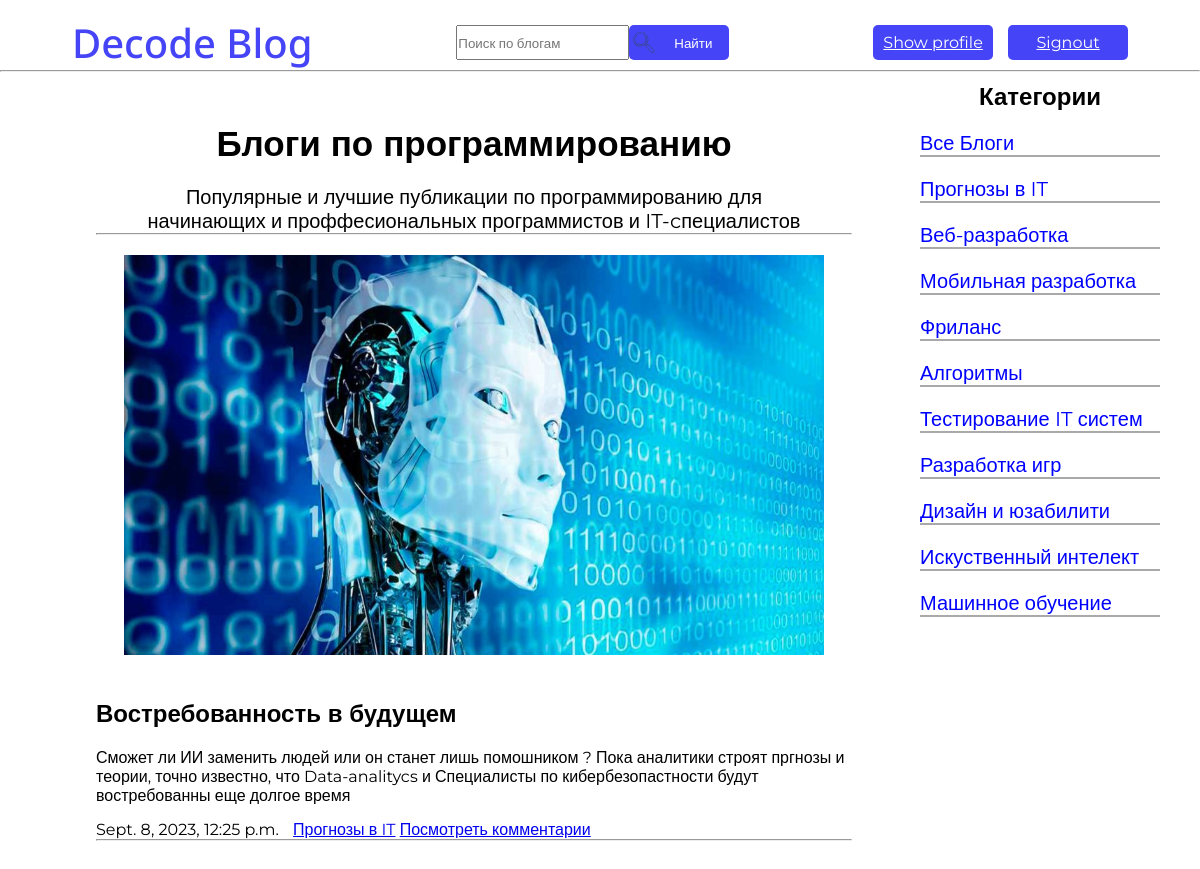
Page /blogs/blogs/1/ on the committed database.
### decode_blogs/models.py (models this page shows, shortened)
class Blog(models.Model):
    name = models.CharField(max_length=50)
    category = models.ForeignKey(Category, on_delete=models.CASCADE, null=True)
    image = models.ImageField(blank=True, upload_to=uniq_name_upload)
    description = models.TextField()
    date = models.DateTimeField(default=datetime.datetime.today())
    class Meta:
        verbose_name = 'Blog'
        verbose_name_plural = 'Blogs'

class Category(models.Model):
    name = models.CharField(max_length=50)
    class Meta:
        verbose_name = 'Category'
        verbose_name_plural = 'Categories'
    def __str__(self) -> str:
        return self.name

### decode_blogs/views.py (the view)
# urls.py: path('blogs/<int:category_id>/', views.site_category, name='category'),
def site_category(request, category_id):
    blogs = Blog.objects.filter(category_id=category_id)
    categories = Category.objects.all()
    data = {
        'blogs':blogs,
        'categories':categories,
        'menu':menu,
        'title':'Статьи',
        'category_id':category_id
    }
    return render(request, 'decode_blogs/Home.html', context=data)

### decode_blogs/templates/decode_blogs/Home.html (shortened to what this page needs)
{% load static %}
<!DOCTYPE html>
<html lang="en">
<head>
    <link rel="stylesheet" href="{% static 'decode_blogs/css/header.css' %}">
    <link rel="stylesheet" href="{% static 'decode_blogs/css/Home.css' %}">
</head>
<body>
    <header>
        <h1>Decode Blog</h1>
        <div class="header-div-1">
            <input type="search" placeholder="Поиск по блогам">
            <button id="button-find">
                <img src="{% static 'decode_blogs/images/search_icon.svg' %}" alt="" id="search_icon">
                Найти
            </button>
        </div>
        <div class="header-div-2">
            <a href="{% url 'decode_authe:profile' %}" class="button-reg">Show profile</a>
            <a href="{% url 'decode_authe:signout' %}" class="button-reg">Signout</a>
        </div>
    </header>
    <hr id="hr-line">
    <section class="main">
        <div class="blogs">
            <h2 id="h2-blog">Блоги по программированию </h2>
            <p id="h2-p">Популярные и лучшие публикации по программированию  для <br>начинающих и проффесиональных программистов и IT-cпециалистов</p>
            <hr>
            <div class="comments">
                {% for b in blogs %}
                <div class="main-info">
                    {% if b.image %}
                    <img src="{{ b.image.url }}" alt="comment-img" class="comment-img">
                    {% endif %}
                </div>
                <h2 id="blog-name">{{ b.name }}</h2>
                    <p id="description">{{ b.description }}</p>
                    <time id="blog-date">{{ b.date }}</time>
                    <a href="{% url 'decode_blogs:category' b.id %}" id="blog-category">{{ b.category }}</a>
                    <a href="{% url 'decode_blogs:comments-review' comment_id=b.id %}">Посмотреть комментарии</a>
                    <hr>
                    {% endfor %}
            </div>
            <div class="categories">
                <h2 id="categories-name">Категории</h2>
                {% if category_id == 0 %}
                    <a href="{% url 'decode_blogs:home' %}" class="selected-ctgr">Все товары</a>
                {% else %}
                    <a href="{% url 'decode_blogs:home' %}">Все Блоги</a>
                {% endif %}
                {% for ctgr in categories %}
                    {% if category_id == ctgr.id %}
                        <a href="{% url 'decode_blogs:category' ctgr.id %}" class="selected-ctgr">{{ctgr.name}}</a>
                    {% else %}
                        <a href="{% url 'decode_blogs:category' ctgr.id %}">{{ctgr.name}}</a>
                    {% endif %}
                {% endfor %}
            </div>
        </div>
    </section>
</body>
</html>

### decode_blogs/static/decode_blogs/css/Header.css (style rules this page uses)
* { margin: 0px; padding: 0px; }
header { display: flex; align-items: center; justify-content: space-around; margin-top: 15px; }
header h1 { color: rgb(69, 69, 247); font-weight: 500; font-size: 40px; font-family: 'Noto Sans', sans-serif; }
.header-div-1 { display: flex; height: 35px; }
#button-find { display: flex; align-items: center; width: 100px; height: 35px; border: rgb(69, 69, 247); border-radius: 5px; color: white; background-color: rgb(69, 69, 247) }
#search_icon { width: 30px; height: 25px; margin-right: 15px; }
.header-div-2 { display: flex; align-items: center; gap: 15px; }
.button-reg { display: flex; align-items: center; justify-content: center; text-align: center; width: 120px; height: 35px; border: rgb(69, 69, 247); border-radius: 5px; color: white; background-color: rgb(69, 69, 247) }

### decode_blogs/static/decode_blogs/css/Home.css (style rules this page uses)
* { margin: 0px; padding: 0px; font-family: 'Montserrat', sans-serif; }
.main { display: flex; padding: 50px 8%; justify-content: space-between; box-sizing: border-box; position: relative; }
.main-info { display: block; justify-content: center; align-items: center; text-align: center; }
.blogs { width: 75%; }
#h2-blog { display: flex; justify-content: center; align-items: center; font-size: 35px; }
#h2-p { margin-top: 20px; font-size: 20px; text-align: center; align-items: center; }
.comments { display: block; justify-content: left; align-items: left; }
#blog-name { margin-top: 40px; }
#description { margin-top: 20px; }
#blog-date, #blog-category { display: inline-block; margin-top: 15px; }
#blog-category { margin-left: 10px; }
.comment-img { margin-top: 20px; width: 700px; height: 400px; }
.categories { display: flex; flex-direction: column; gap: 20px; width: 20%; position: absolute; top: 0; right: 0; margin-right: 40px; margin-top: 10px; }
#categories-name { display: flex; justify-content: center; align-items: center; text-align: center; }
.categories a { text-decoration: none; color: blue; width: 100%; border-bottom:2px solid #a9a9a9 ; font-size: 20px; transition: 2s; }

### rows in the picture
Blog: image (picture), name "Востребованность в будущем", description "Сможет ли ИИ заменить людей или он станет лишь помошником ? Пока аналитики строят пргнозы и теории, точно известно, что Data-analitycs и Специалисты по кибербезопастности будут востребованны еще долгое время", date "Sept. 8, 2023, 12:25 p.m.", category "Прогнозы в IT"
Category: name "Прогнозы в IT"
Category: name "Веб-разработка"
Category: name "Мобильная разработка"
Category: name "Фриланс"
Category: name "Алгоритмы"
Category: name "Тестирование IT систем"
Category: name "Разработка игр"
Category: name "Дизайн и юзабилити"
Category: name "Искуственный интелект"
Category: name "Машинное обучение"
